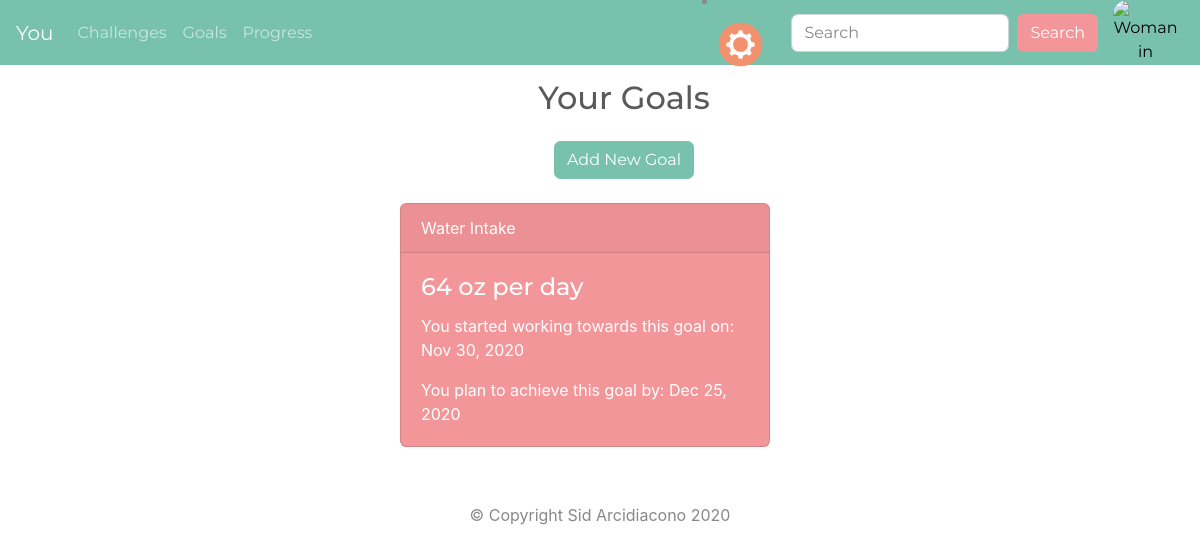
The page /goals (signed in) on the database as committed earlier.
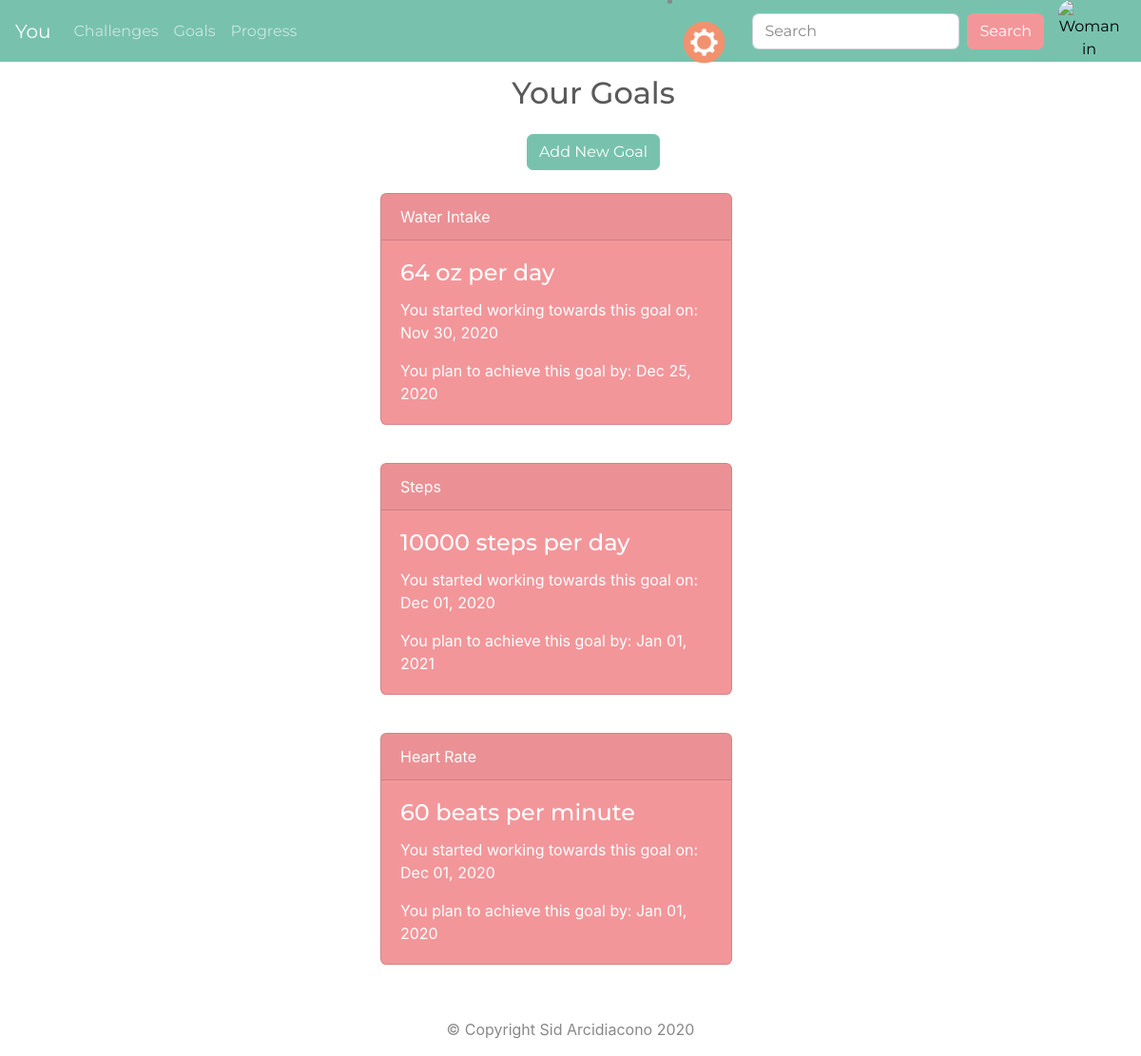
The same page on the database as committed later.
### you_app/models.py (models this page shows, shortened)
class Goal(db.Model):
    id = db.Column(db.Integer, primary_key=True)
    category = db.Column(db.String(40), nullable=False)
    goal = db.Column(db.Integer, nullable=False, default=0)
    start_date = db.Column(db.DateTime, default=datetime.now)
    end_date = db.Column(db.DateTime, default=datetime.now)
    user_baseline = db.Column(db.Integer, default=0, nullable=False)
    daily_goal_percent = db.Column(db.Integer, default=0)
    percent_complete = db.Column(db.Integer, default=0)
    percentile_friends = db.Column(db.Integer, default=0)
    daily_expected_improvement = db.Column(db.Integer, default=0)
    set_daily_expected = db.Column(db.DateTime, default=date.today())
    daily_expected_intake = db.Column(db.Integer, default=0)
    user_id = db.Column(db.Integer, db.ForeignKey("user.id"))
    def daily_expected(self):
        days_to_accomplish = (self.end_date - self.start_date).days
        improvement_needed = self.goal - self.user_baseline
        if improvement_needed < 0:
            print(f"Negative improvement needed: {improvement_needed}")
            improvement_needed = self.user_baseline - self.goal
        self.daily_expected_improvement = math.ceil(
            improvement_needed / days_to_accomplish
        )
        return self.daily_expected_improvement
    def set_daily_expected_intake(self):
        if not self.daily_expected_intake:
            self.daily_expected_intake = (
                self.user_baseline + self.daily_expected_improvement
            )
        elif (
            datetime.strptime(str(date.today()), "%Y-%m-%d")
            - self.set_daily_expected
        ).days > 1 and self.daily_expected_intake:
            self.daily_expected_intake += self.daily_expected_improvement
        return self.daily_expected_intake

### you_app/goals/routes.py (the view)
@goal.route("/goals")
@login_required
def goals():
    goals = Goal.query.filter_by(user_id=current_user.id).all()
    for goal in goals:
        goal.daily_expected()
        goal.set_daily_expected_intake()
        db.session.commit()
    return render_template("goals.html", goals=goals)

### you_app/models.py (called while the page is built)
@login_manager.user_loader
def user_loader(user_id):
    return User.query.filter_by(id=user_id).first()

### you_app/templates/goals.html (shortened to what this page needs)
{% extends 'base.html' %}
{% block content %}
<div class="container-fluid w-100 p-0">
  <div class="row w-100 justify-content-center m-4">
    <div class="col-md-6 justify-content-center text-center">
      <h2 class="mb-4">Your Goals</h2>
      <button type="button" class="btn btn-primary m-auto" id="start-modal-btn">Add New Goal</button>
    </div>
  </div>
  {% if goals %}
  {% for goal in goals %}
  <div class="row w-100">
    <div class="col-md-4 ml-auto mr-auto mb-4">
      <div class="card text-white bg-secondary mb-3">
        <div class="card-header">{{ goal.category }}</div>
        <div class="card-body">
          {% if goal.category == "Water Intake" %}
          <h4 class="card-title">{{ goal.goal }} oz per day</h4>
          {% elif goal.category == "Steps" %}
          <h4 class="card-title">{{ goal.goal }} steps per day</h4>
          {% elif goal.category == "Heart Rate" %}
          <h4 class="card-title">{{ goal.goal }} beats per minute</h4>
          {% elif goal.category == "Calories" %}
          <h4 class="card-title">{{ goal.goal }} calories per day</h4>
          {% elif goal.category == "Weight" %}
          <h4 class="card-title">{{ goal.goal }} lbs</h4>
          {% endif %}
          <p class="card-text">You started working towards this goal on: {{ goal.start_date.strftime('%b %d, %Y') }}</p>
          <p class="card-text">You plan to achieve this goal by: {{ goal.end_date.strftime('%b %d, %Y') }}</p>
        </div>
      </div>
    </div>
  </div>
  {% endfor %}
  {% else %}
  <div class="row w-100 justify-content-center">
    <div class="col-md-6 text-center">
      <h5 class="log-in-msg">You haven't added any goals yet. Try adding one!</h5>
    </div>
  </div>
  {% endif %}
</div>
{% endblock %}

Rows that differ between the two databases and show on the page:
added Goal: category "Steps", goal "10000", start_date "Dec 01, 2020", end_date "Jan 01, 2021"
added Goal: category "Heart Rate", goal "60", start_date "Dec 01, 2020", end_date "Jan 01, 2020"
